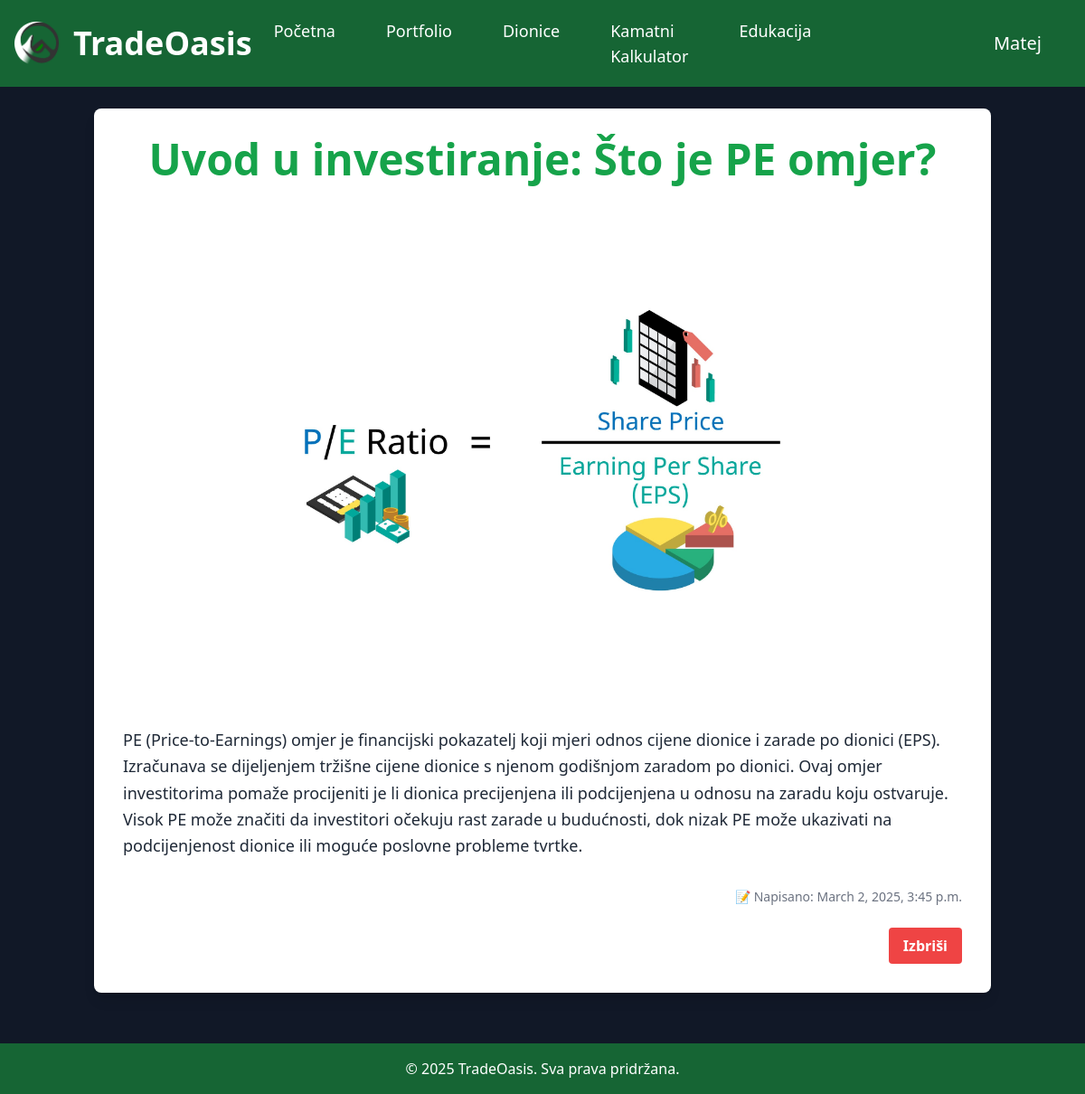
The app's page /education/uvod-u-investiranje-sto-je-pe-omjer/ (signed in) with its own data.
### accounts/models.py (models this page shows)
class CustomUser(AbstractUser):
    def __str__(self):
        return self.username

### education/models.py (models this page shows, shortened)
class Lesson(models.Model):
    title = models.CharField(max_length=100)
    slug = models.SlugField(unique=True, blank=True)  # Auto slug field
    body = models.TextField()
    created_at = models.DateTimeField(default=now)  # Auto date of creation
    thumbnail = models.ImageField(default='logo.png', blank=False)

### education/views.py (the view)
# urls.py: path('<slug:slug>/', views.lesson_detail, name='lesson_detail'),
def lesson_detail(request, slug):
    lesson = get_object_or_404(Lesson, slug=slug)
    return render(request, 'lesson_detail.html', {'lesson': lesson})

### accounts/context_processors.py (called while the page is built)
def user_info(request):
    return {
        'user': request.user
    }

### education/templates/lesson_detail.html (shortened to what this page needs)
{% extends 'base_layout.html' %}
{% block content %}
    <div class="max-w-6xl mx-auto bg-white shadow-lg rounded-lg p-8">
        <h1 class="text-5xl font-bold text-primary mb-6 text-center">{{ lesson.title }}</h1>
        {% if lesson.thumbnail %}
          <div class="p-6 rounded-lg">
            <img src="{{ lesson.thumbnail.url }}" alt="{{ lesson.title }}" class="w-full h-[500px] object-contain rounded-lg mb-8">
          </div>
        {% else %}
            <p class="text-gray-500 italic text-center mb-4">Slika nije dostupna</p>
        {% endif %}
        <p class="text-gray-800 text-lg leading-relaxed mb-8">{{ lesson.body }}</p>
        <p class="text-gray-500 text-sm text-right">📝 Napisano: {{ lesson.created_at }}</p>
        {% if user.is_superuser %}
        <div class="mt-6 text-right">
            <form method="POST" action="{% url 'education:delete_lesson' lesson.slug%}">
                <button type="submit" class="bg-red-500 hover:bg-red-600 text-white font-bold py-2 px-4 rounded">
                    Izbriši
                </button>
            </form>
        </div>
        {% endif %}
    </div>
{% endblock %}

### templates/base_layout.html (shortened to what this page needs)
{% load static %}
<!DOCTYPE html>
<html lang="en">
<head>
  <script src="https://cdn.tailwindcss.com"></script>
</head>
<body class="bg-gray-900 text-gray-100">
  <header class="bg-green-800 text-white py-6 flex justify-between items-center relative">
    <a href="/">
      <div class="ml-4 flex items-center space-x-4">
        <img src="{% static 'mini_logo.png' %}" alt="TradeOasis Logo" class="h-12 w-auto">
        <p href="/" class="text-4xl font-bold">TradeOasis</p>
      </div>
    </a>
    <nav class="absolute left-1/2 transform -translate-x-1/2 flex space-x-6 text-lg">
      <a href="/" class="text-white hover:bg-green-600 py-2 px-4 rounded">Početna</a>
      {% if user.is_authenticated %}
        <a href="/portfolio" class="text-white hover:bg-green-600 py-2 px-4 rounded">Portfolio</a>
      {% endif %}
      <a href="/stock" class="text-white hover:bg-green-600 py-2 px-4 rounded">Dionice</a>
      <a href="/interest_calculator" class="text-white hover:bg-green-600 py-2 px-4 rounded">Kamatni Kalkulator</a>
      <a href="/education" class="text-white hover:bg-green-600 py-2 px-4 rounded">Edukacija</a>
    </nav>
    <div class="mr-4">
      {% if user.is_authenticated %}
        <div class="mr-4 relative text-white hover:bg-green-700 py-2 px-4 rounded group">
          <a href="/accounts" class="text-white text-xl block">{{ user.username }}</a>
        </div>
      {% else %}
        <a href="{% url 'login' %}" class="text-white hover:bg-green-700 py-2 px-4 rounded border border-white">Prijava</a>
        <a href="{% url 'accounts' %}" class="bg-white text-green-800 hover:bg-green-100 py-2 px-6 rounded font-semibold">Započni danas</a>
      {% endif %}
    </div>
  </header>
  <main class="container mx-auto px-4 py-6">
    {% block content %}{% endblock %}
  </main>
  <footer class="bg-green-800 text-white py-4 mt-8">
    <div class="container mx-auto text-center">
      <p>&copy; 2025 TradeOasis. Sva prava pridržana.</p>
    </div>
  </footer>
</body>
</html>

### templates/base_layout.html (style rules this page uses)
html, body { height: 100%; margin: 0; }
body { display: flex; flex-direction: column; }
main { flex: 1; }

### records on screen
CustomUser: username "Matej"
Lesson: title "Uvod u investiranje: Što je PE omjer?", thumbnail (picture), body "PE (Price-to-Earnings) omjer je financijski pokazatelj koji mjeri odnos cijene dionice i zarade po dionici (EPS). Izračunava se dijeljenjem tržišne cijene dionice s njenom godišnjom zaradom po dionici. Ovaj omjer investitorima pomaže procijeniti je li dionica precijenjena ili podcijenjena u odnosu na zaradu koju ostvaruje. Visok PE može značiti da investitori očekuju rast zarade u budućnosti, dok nizak PE može ukazivati na podcijenjenost dionice ili moguće poslovne probleme tvrtke.", created_at "March 2, 2025, 3:45 p.m."
